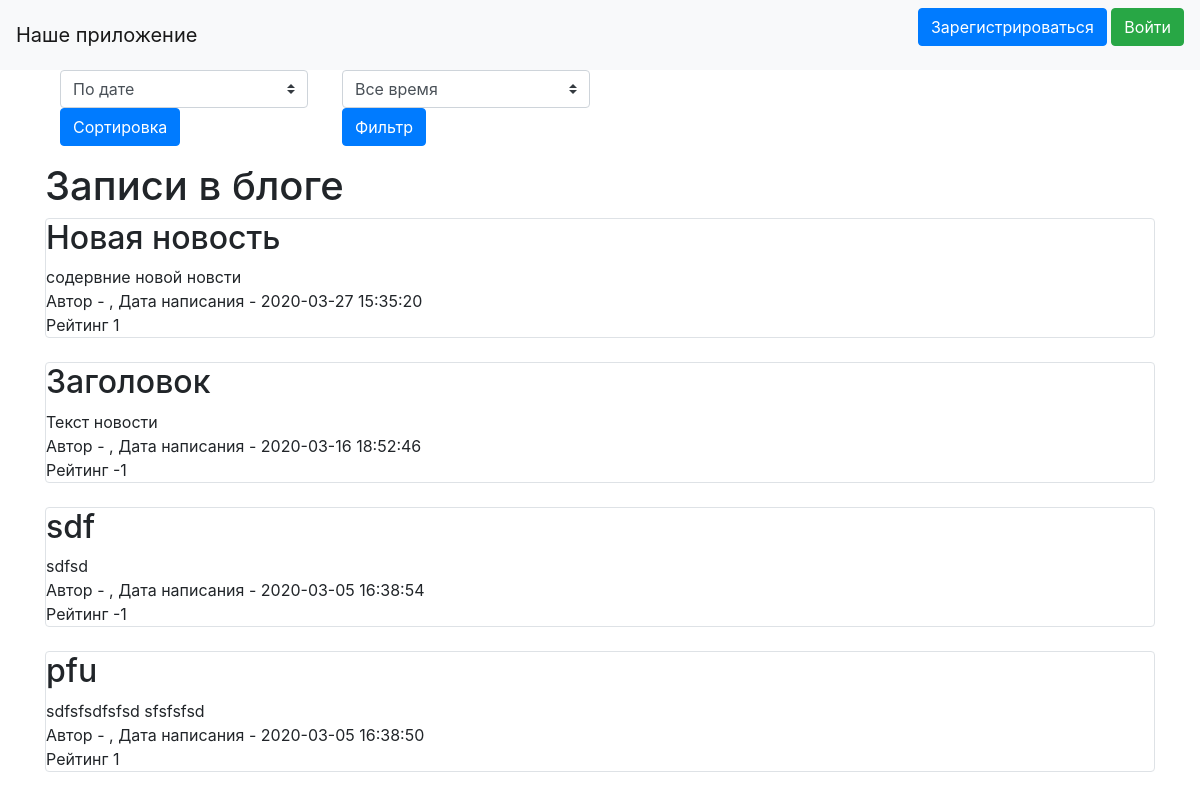
Before: / with the older database file.
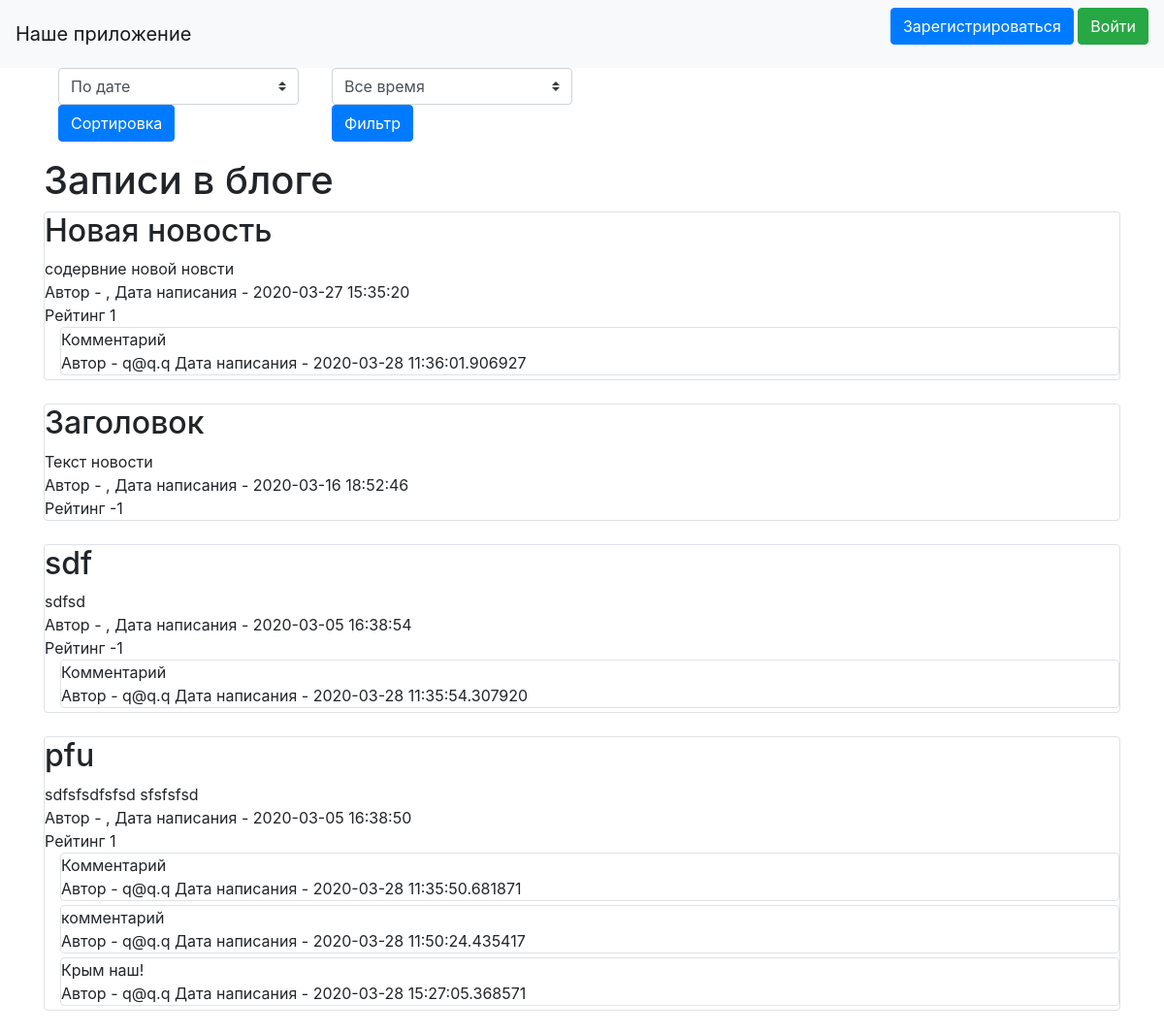
After: the same page with the newer database file.
### data/news.py (models this page shows, shortened)
class News(SqlAlchemyBase, SerializerMixin):
    __tablename__ = 'news'
    id = sqlalchemy.Column(sqlalchemy.Integer,
                           primary_key=True, autoincrement=True)
    title = sqlalchemy.Column(sqlalchemy.String, nullable=True)
    content = sqlalchemy.Column(sqlalchemy.String, nullable=True)
    created_date = sqlalchemy.Column(sqlalchemy.DateTime,
                                     default=datetime.datetime.now)
    is_private = sqlalchemy.Column(sqlalchemy.Boolean, default=True)
    user_id = sqlalchemy.Column(sqlalchemy.Integer,
                                sqlalchemy.ForeignKey("users.id"))
    user = orm.relation('User')
    likes = orm.relation("Likes", back_populates='news')
    comments = orm.relation("Comments", back_populates='news')

### data/comments.py (models this page shows)
class Comments(SqlAlchemyBase, SerializerMixin):
    __tablename__ = 'comments'
    id = sqlalchemy.Column(sqlalchemy.Integer,
                           primary_key=True, autoincrement=True)
    text = sqlalchemy.Column(sqlalchemy.String, nullable=True)
    created_date = sqlalchemy.Column(sqlalchemy.DateTime,
                                     default=datetime.datetime.now)
    user_id = sqlalchemy.Column(sqlalchemy.Integer,
                                sqlalchemy.ForeignKey("users.id"))
    news_id = sqlalchemy.Column(sqlalchemy.Integer,
                                sqlalchemy.ForeignKey("news.id"))
    user = orm.relation('User')
    news = orm.relation('News')

### data/users.py (models this page shows, shortened)
class User(SqlAlchemyBase, UserMixin, SerializerMixin):
    __tablename__ = 'users'
    id = sqlalchemy.Column(sqlalchemy.Integer,
                           primary_key=True, autoincrement=True)
    name = sqlalchemy.Column(sqlalchemy.String, nullable=True)
    about = sqlalchemy.Column(sqlalchemy.String, nullable=True)
    email = sqlalchemy.Column(sqlalchemy.String,
                              index=True, unique=True, nullable=True)
    hashed_password = sqlalchemy.Column(sqlalchemy.String, nullable=True)
    created_date = sqlalchemy.Column(sqlalchemy.DateTime,
                                     default=datetime.datetime.now)
    news = orm.relation("News", back_populates='user')
    likes = orm.relation("Likes", back_populates='user')
    comments = orm.relation("Comments", back_populates='user')

### main.py (the view)
    @app.route("/", methods=['GET', 'POST'])
    def index():
        form = SortForm()
        value = dict(form.sort.choices).get(form.sort.data)
        form2 = FilterForm()
        value2 = dict(form2.filter.choices).get(form2.filter.data)
        session = db_session.create_session()
        if value2 == "Неделя":
            now = datetime.datetime.now()
            filter_date = datetime.datetime.now() - datetime.timedelta(weeks=1)
        elif value2 == "Месяц":
            filter_date = datetime.datetime.now() - datetime.timedelta(days=30)
        else:
            filter_date = datetime.datetime.now() - datetime.timedelta(days=5000)
        if current_user.is_authenticated:
            news = session.query(News).filter(
                (News.user == current_user) | (News.is_private != True)).filter(News.created_date > filter_date)
        else:
            news = session.query(News).filter(News.is_private != True).filter(News.created_date > filter_date)
        ls = []
        for one_news in news:
            x = one_news.to_dict(only=('id', 'title', 'content', 'user.name', 'user.id', 'created_date'))
            x['rate'] = count_rate(x['id'])
            comments = session.query(Comments).filter(Comments.news_id == x['id'])
            x['comments'] = comments
            ls.append(x)
        if value == "По рейтингу":
            ls.sort(key=lambda x: x['rate'], reverse=True)
        elif value == "По дате":
            ls.sort(key=lambda x: x['created_date'], reverse=True)
        print(ls)
        return render_template("index.html", news=ls, form=form, form2=form2)

### data/forms.py
class SortForm(FlaskForm):
    sort = SelectField('Сортировка', choices=[('1', 'По рейтингу'), ('2', 'По дате')], default="2")
    submit = SubmitField('Сортировка')

class FilterForm(FlaskForm):
    filter = SelectField('Фильтр', choices=[('1', 'Неделя'), ('2', 'Месяц'), ('3', 'Все время')], default="3")
    submit = SubmitField('Фильтр')

### data/db_session.py (called while the page is built)
def create_session() -> Session:
    global __factory
    return __factory()

### templates/index.html (shortened to what this page needs)
{% extends "base.html" %}
{% block content %}
            <div class="d-inline-block col-3">
            <form action="" method="post">
        <p>
            {{ form.sort( class="browser-default custom-select d-inline") }}
            {{ form.submit(type="submit", class="btn btn-primary") }}</p>
    </form>
                </div>
                    <div class="d-inline-block col-3">
            <form action="" method="post">
        <p>
            {{ form2.filter(class="browser-default custom-select d-inline") }}
            {{ form2.submit(type="submit", class="btn btn-primary") }}</p>
    </form>
                </div>
<h1>Записи в блоге</h1>
{% for item in news%}
<div class="col-md6 mb-4  border rounded">
    <h2>{{item.title}}</h2>
    <div>
        {{item.content}}
    </div>
    <div >
        Автор - {{item.user.name}}, Дата написания - {{item.created_date}}
    </div>
    <div>
        Рейтинг {{item.rate}}
    </div>
    {% for item2 in item.comments%}
    <div class="    ml-3 mb-1 border rounded">
         {{item2.text}}
        <br>Автор - {{item2.user.name}}
        Дата написания - {{item2.created_date}}
    </div>
    {% endfor %}
</div>
{% endfor %}
{% endblock %}

### templates/base.html (shortened to what this page needs)
<!doctype html>
<html lang="en">
<head>
    <link rel="stylesheet"
          href="https://stackpath.bootstrapcdn.com/bootstrap/4.4.1/css/bootstrap.min.css"
>
    <link rel="stylesheet" href="{{ url_for('static', filename='css/style.css') }}">
</head>
<body>
<header>
    <nav class="navbar navbar-light bg-light">
        <a class="navbar-brand" href="#">Наше приложение</a>
        {% if current_user.is_authenticated %}
    <a class="navbar-brand" href="/logout">{{ current_user.name }}</a>
{% else %}
    <p>
        <a class="btn btn-primary " href="/register">Зарегистрироваться</a>
        <a class="btn btn-success" href="/login">Войти</a>
    </p>
{% endif %}
    </nav>
</header>
<main role="main" class="container">
    {% block content %}{% endblock %}
</main>
</body>
</html>

Changed rows visible on the page:
added Comments: text "Комментарий", user.name "q@q.q", created_date "2020-03-28 11:36:01.906927", shown under News "Новая новость"
added Comments: text "Комментарий", user.name "q@q.q", created_date "2020-03-28 11:35:54.307920", shown under News "sdf"
changed News "pfu": gains Comments (text "Комментарий", user.name "q@q.q", created_date "2020-03-28 11:35:50.681871")
added Comments: text "комментарий", user.name "q@q.q", created_date "2020-03-28 11:50:24.435417", shown under News "pfu"
added Comments: text "Крым наш!", user.name "q@q.q", created_date "2020-03-28 15:27:05.368571", shown under News "pfu"
